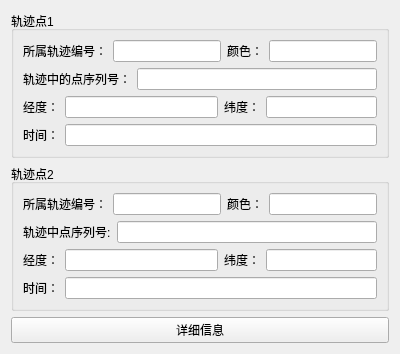
                    <widget class="QWidget" name="tab_6">
                     <attribute name="title">
                      <string>最邻近轨迹点对</string>
                     </attribute>
                     <layout class="QVBoxLayout" name="verticalLayout_22">
                      <item>
                       <widget class="QGroupBox" name="groupBox_9">
                        <property name="title">
                         <string>轨迹点1</string>
                        </property>
                        <layout class="QVBoxLayout" name="verticalLayout_11">
                         <item>
                          <layout class="QHBoxLayout" name="horizontalLayout_34">
                           <item>
                            <widget class="QLabel" name="label_3">
                             <property name="text">
                              <string>所属轨迹编号：</string>
                             </property>
                            </widget>
                           </item>
                           <item>
                            <widget class="QLineEdit" name="bianhao1"/>
                           </item>
                           <item>
                            <layout class="QHBoxLayout" name="horizontalLayout_38">
                             <item>
                              <widget class="QLabel" name="label_13">
                               <property name="text">
                                <string>颜色：</string>
                               </property>
                              </widget>
                             </item>
                             <item>
                              <widget class="QLineEdit" name="color1"/>
                             </item>
                            </layout>
                           </item>
                          </layout>
                         </item>
                         <item>
                          <layout class="QHBoxLayout" name="horizontalLayout_35">
                           <item>
                            <widget class="QLabel" name="label_7">
                             <property name="text">
                              <string>轨迹中的点序列号：</string>
                             </property>
                            </widget>
                           </item>
                           <item>
                            <widget class="QLineEdit" name="xuliehao1"/>
                           </item>
                          </layout>
                         </item>
                         <item>
                          <layout class="QHBoxLayout" name="horizontalLayout_46">
                           <item>
                            <layout class="QHBoxLayout" name="horizontalLayout_36">
                             <item>
                              <widget class="QLabel" name="label_8">
                               <property name="text">
                                <string>经度：</string>
                               </property>
                              </widget>
                             </item>
                             <item>
                              <widget class="QLineEdit" name="longitude1"/>
                             </item>
                             <item>
                              <layout class="QHBoxLayout" name="horizontalLayout_37">
                               <item>
                                <widget class="QLabel" name="label_9">
                                 <property name="text">
                                  <string>纬度：</string>
                                 </property>
                                </widget>
                               </item>
                               <item>
                                <widget class="QLineEdit" name="latitude1"/>
                               </item>
                              </layout>
                             </item>
                            </layout>
                           </item>
                          </layout>
                         </item>
                         <item>
                          <layout class="QHBoxLayout" name="horizontalLayout_39">
                           <item>
                            <widget class="QLabel" name="label_35">
                             <property name="text">
                              <string>时间：</string>
                             </property>
                            </widget>
                           </item>
                           <item>
                            <widget class="QLineEdit" name="time1"/>
                           </item>
                          </layout>
                         </item>
                        </layout>
                       </widget>
                      </item>
                      <item>
                       <widget class="QGroupBox" name="groupBox_10">
                        <property name="title">
                         <string>轨迹点2</string>
                        </property>
                        <layout class="QVBoxLayout" name="verticalLayout_21">
                         <item>
                          <layout class="QHBoxLayout" name="horizontalLayout_40">
                           <item>
                            <widget class="QLabel" name="label_23">
                             <property name="text">
                              <string>所属轨迹编号：</string>
                             </property>
                            </widget>
                           </item>
                           <item>
                            <widget class="QLineEdit" name="bianhao2"/>
                           </item>
                           <item>
                            <layout class="QHBoxLayout" name="horizontalLayout_44">
                             <item>
                              <widget class="QLabel" name="label_34">
                               <property name="text">
                                <string>颜色：</string>
                               </property>
                              </widget>
                             </item>
                             <item>
                              <widget class="QLineEdit" name="color2"/>
                             </item>
                            </layout>
                           </item>
                          </layout>
                         </item>
                         <item>
                          <layout class="QHBoxLayout" name="horizontalLayout_41">
                           <item>
                            <widget class="QLabel" name="label_31">
                             <property name="text">
                              <string>轨迹中点序列号:</string>
                             </property>
                            </widget>
                           </item>
                           <item>
                            <widget class="QLineEdit" name="xuliehao2"/>
                           </item>
                          </layout>
                         </item>
                         <item>
                          <layout class="QHBoxLayout" name="horizontalLayout_47">
                           <item>
                            <layout class="QHBoxLayout" name="horizontalLayout_42">
                             <item>
                              <widget class="QLabel" name="label_32">
                               <property name="text">
                                <string>经度：</string>
                               </property>
                              </widget>
                             </item>
                             <item>
                              <widget class="QLineEdit" name="longitude2"/>
                             </item>
                             <item>
                              <layout class="QHBoxLayout" name="horizontalLayout_43">
                               <item>
                                <widget class="QLabel" name="label_33">
                                 <property name="text">
                                  <string>纬度：</string>
                                 </property>
                                </widget>
                               </item>
                               <item>
                                <widget class="QLineEdit" name="latitude2"/>
                               </item>
                              </layout>
                             </item>
                            </layout>
                           </item>
                          </layout>
                         </item>
                         <item>
                          <layout class="QHBoxLayout" name="horizontalLayout_45">
                           <item>
                            <widget class="QLabel" name="label_36">
                             <property name="text">
                              <string>时间：</string>
                             </property>
                            </widget>
                           </item>
                           <item>
                            <widget class="QLineEdit" name="time2"/>
                           </item>
                          </layout>
                         </item>
                        </layout>
                       </widget>
                      </item>
                      <item>
                       <widget class="QPushButton" name="pointDeatilBtn">
                        <property name="text">
                         <string>详细信息</string>
                        </property>
                       </widget>
                      </item>
                     </layout>
                    </widget>
